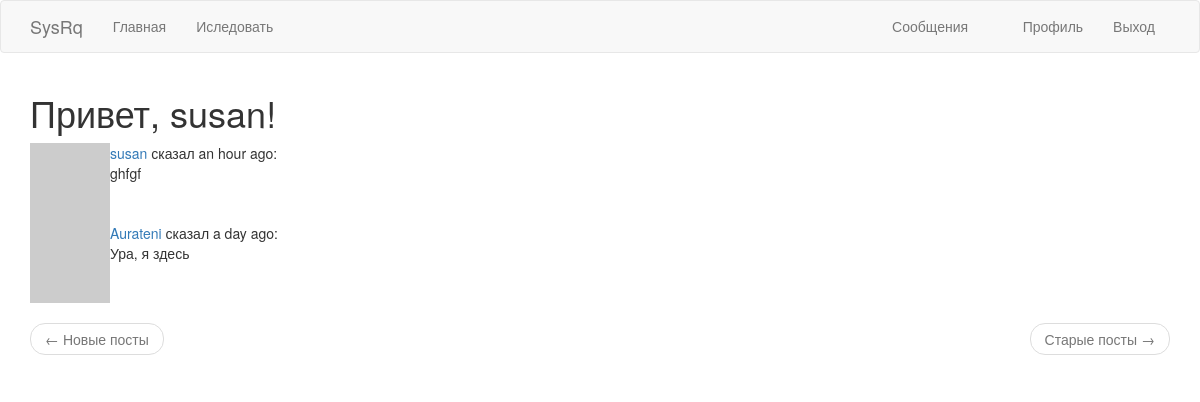
Page /explore (signed in) on the committed database.
### app/models.py (models this page shows, shortened)
class User(UserMixin, db.Model):
    id = db.Column(db.Integer, primary_key=True)
    username = db.Column(db.String(64), index=True, unique=True)
    email = db.Column(db.String(120), index=True, unique=True)
    password_hash = db.Column(db.String(128))
    posts = db.relationship('Post', backref='author', lazy='dynamic')
    about_me = db.Column(db.String(140))
    last_seen = db.Column(db.DateTime, default=datetime.utcnow)
    followed = db.relationship(
        'User', secondary=followers,
        primaryjoin=(followers.c.follower_id == id),
        secondaryjoin=(followers.c.followed_id == id),
        backref=db.backref('followers', lazy='dynamic'), lazy='dynamic')
    messages_sent = db.relationship('Message',
                                    foreign_keys='Message.sender_id',
                                    backref='author', lazy='dynamic')
    messages_received = db.relationship('Message',
                                        foreign_keys='Message.recipient_id',
                                        backref='recipient', lazy='dynamic')
    last_message_read_time = db.Column(db.DateTime)
    notifications = db.relationship('Notification', backref='user',
                                    lazy='dynamic')
    def new_messages(self):
        last_read_time = self.last_message_read_time or datetime(1900, 1, 1)
        return Message.query.filter_by(recipient=self).filter(
            Message.timestamp > last_read_time).count()
    def avatar(self, size):
        digest = md5(self.email.lower().encode('utf-8')).hexdigest()
        return 'https://www.gravatar.com/avatar/{}?d=identicon&s={}'.format(
            digest, size)

class Post(db.Model):
    id = db.Column(db.Integer, primary_key=True)
    body = db.Column(db.String(140))
    timestamp = db.Column(db.DateTime, index=True, default=datetime.utcnow)
    user_id = db.Column(db.Integer, db.ForeignKey('user.id'))

### app/routes.py (the view)
@app.route('/explore')
@login_required
def explore():
    page = request.args.get('page', 1, type=int)
    posts = Post.query.order_by(Post.timestamp.desc()).paginate(
        page, app.config['POSTS_PER_PAGE'], False)
    next_url = url_for('explore', page=posts.next_num) \
        if posts.has_next else None
    prev_url = url_for('explore', page=posts.prev_num) \
        if posts.has_prev else None
    return render_template('index.html', title='Исследовать', posts=posts.items, next_url=next_url, prev_url=prev_url)

### app/models.py (called while the page is built)
@login.user_loader
def load_user(id):
    return User.query.get(int(id))

### app/routes.py (called while the page is built)
@app.before_request
def before_request():
    if current_user.is_authenticated:
        current_user.last_seen = datetime.utcnow()
        db.session.commit()

### app/templates/index.html (shortened to what this page needs)
{% extends "base.html" %}
{% import 'bootstrap/wtf.html' as wtf %}
{% block app_content %}
    <h1>Привет, {{ current_user.username }}!</h1>
    {% for post in posts %}
        {% include '_post.html' %}
    {% endfor %}
    <nav aria-label="...">
        <ul class="pager">
            <li class="previous{% if not prev_url %} disabled{% endif %}">
                <a href="{{ prev_url or '#' }}">
                    <span aria-hidden="true">&larr;</span> {{ ('Новые посты') }}
                </a>
            </li>
            <li class="next{% if not next_url %} disabled{% endif %}">
                <a href="{{ next_url or '#' }}">
                    {{ ('Старые посты') }} <span aria-hidden="true">&rarr;</span>
                </a>
            </li>
        </ul>
    </nav>
{% endblock %}

### app/templates/base.html (shortened to what this page needs)
{% extends "bootstrap/base.html" %}
{% block navbar %}
    <nav class="navbar navbar-default">
        <div class="container">
            <div class="navbar-header">
                <a class="navbar-brand" href="{{ url_for('index') }}">SysRq</a>
            </div>
            <div class="collapse navbar-collapse" id="bs-example-navbar-collapse-1">
                <ul class="nav navbar-nav">
                    <li><a href="{{ url_for('index') }}">{{ ('Главная') }}</a></li>
                    <li><a href="{{ url_for('explore') }}">{{ ('Иследовать') }}</a></li>
                </ul>
                <ul class="nav navbar-nav navbar-right">
                    {% if current_user.is_anonymous %}
                    <li><a href="{{ url_for('login') }}">{{ ('Вход') }}</a></li>
                    {% else %}
                    <li>
                        <a href="{{ url_for('messages') }}">{{ ('Сообщения') }}
                            {% set new_messages = current_user.new_messages() %}
                        </a>
                    <li><a href="{{ url_for('user', username=current_user.username) }}">{{ ('Профиль') }}</a></li>
                    <li><a href="{{ url_for('logout') }}">{{ ('Выход') }}</a></li>
                    {% endif %}
                </ul>
            </div>
        </div>
    </nav>
{% endblock %}
{% block content %}
    <div class="container">
        {% block app_content %}{% endblock %}
    </div>
{% endblock %}

### app/templates/_post.html
 <table>
        <tr valign="top">
            <td><img src="{{ post.author.avatar(70) }}"></td>
            <td>
                <a href="{{ url_for('user', username=post.author.username) }}">
                    {{ post.author.username }}
                </a>
                сказал {{ moment(post.timestamp).fromNow() }}:
            <br>
            {{ post.body }}
            </td>
        </tr>
    </table>

### rows in the picture
User: username "susan"
Post: author.username "susan", timestamp "an hour ago", body "ghfgf"
Post: author.username "Aurateni", timestamp "a day ago", body "Ура, я здесь"

### other values in the picture
{{ ('Главная') }} "Главная"
{{ ('Иследовать') }} "Иследовать"
{{ ('Сообщения') }} "Сообщения"
{{ ('Профиль') }} "Профиль"
{{ ('Выход') }} "Выход"
{{ ('Новые посты') }} "Новые посты"
{{ ('Старые посты') }} "Старые посты"
